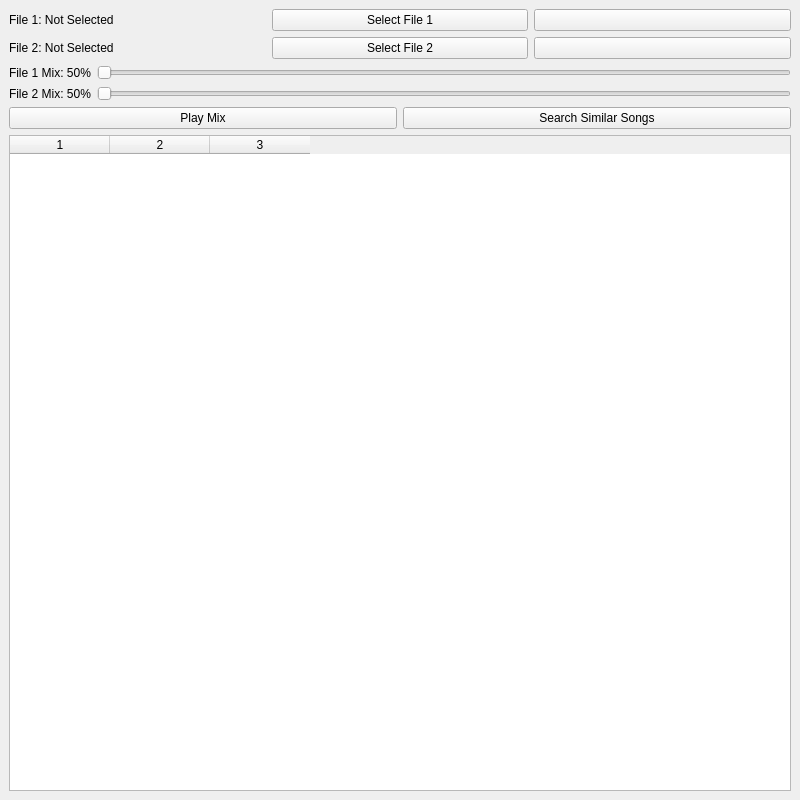
<?xml version="1.0" encoding="UTF-8"?>
<ui version="4.0">
 <class>AudioSimilarityApp</class>
 <widget class="QMainWindow" name="AudioSimilarityApp">
  <property name="geometry">
   <rect>
    <x>0</x>
    <y>0</y>
    <width>800</width>
    <height>800</height>
   </rect>
  </property>
  <property name="windowTitle">
   <string>Audio Similarity and Mixer</string>
  </property>
  <widget class="QWidget" name="centralWidget">
   <layout class="QVBoxLayout" name="mainLayout">
    <item>
     <layout class="QVBoxLayout" name="fileSelectionLayout">
      <item>
       <layout class="QHBoxLayout" name="file1Layout">
        <item>
         <widget class="QLabel" name="file1Label">
          <property name="text">
           <string>File 1: Not Selected</string>
          </property>
         </widget>
        </item>
        <item>
         <widget class="QPushButton" name="selectFile1Button">
          <property name="text">
           <string>Select File 1</string>
          </property>
         </widget>
        </item>
        <item>
         <widget class="QPushButton" name="playFile1Button">
          <property name="text">
           <string></string>
          </property>
         </widget>
        </item>
       </layout>
      </item>
      <item>
       <layout class="QHBoxLayout" name="file2Layout">
        <item>
         <widget class="QLabel" name="file2Label">
          <property name="text">
           <string>File 2: Not Selected</string>
          </property>
         </widget>
        </item>
        <item>
         <widget class="QPushButton" name="selectFile2Button">
          <property name="text">
           <string>Select File 2</string>
          </property>
         </widget>
        </item>
        <item>
         <widget class="QPushButton" name="playFile2Button">
          <property name="text">
           <string></string>
          </property>
         </widget>
        </item>
       </layout>
      </item>
     </layout>
    </item>
    <item>
     <layout class="QVBoxLayout" name="mixingControlsLayout">
      <item>
       <layout class="QHBoxLayout" name="slider1Layout">
        <item>
         <widget class="QLabel" name="slider1Label">
          <property name="text">
           <string>File 1 Mix: 50%</string>
          </property>
         </widget>
        </item>
        <item>
         <widget class="QSlider" name="slider1">
          <property name="orientation">
           <enum>Qt::Horizontal</enum>
          </property>
         </widget>
        </item>
       </layout>
      </item>
      <item>
       <layout class="QHBoxLayout" name="slider2Layout">
        <item>
         <widget class="QLabel" name="slider2Label">
          <property name="text">
           <string>File 2 Mix: 50%</string>
          </property>
         </widget>
        </item>
        <item>
         <widget class="QSlider" name="slider2">
          <property name="orientation">
           <enum>Qt::Horizontal</enum>
          </property>
         </widget>
        </item>
       </layout>
      </item>
     </layout>
    </item>
    <item>
     <layout class="QHBoxLayout" name="playbackControlsLayout">
      <item>
       <widget class="QPushButton" name="playMixButton">
        <property name="text">
         <string>Play Mix</string>
        </property>
       </widget>
      </item>
      <item>
       <widget class="QPushButton" name="searchButton">
        <property name="text">
         <string>Search Similar Songs</string>
        </property>
       </widget>
      </item>
     </layout>
    </item>
    <item>
     <widget class="QTableWidget" name="resultsTable">
      <property name="columnCount">
       <number>3</number>
      </property>
      <property name="horizontalHeaderLabels">
       <stringlist>
        <string>Song Name</string>
        <string>Similarity Index</string>
        <string></string>
       </stringlist>
      </property>
     </widget>
    </item>
   </layout>
  </widget>
 </widget>
 <resources/>
 <connections/>
</ui>
